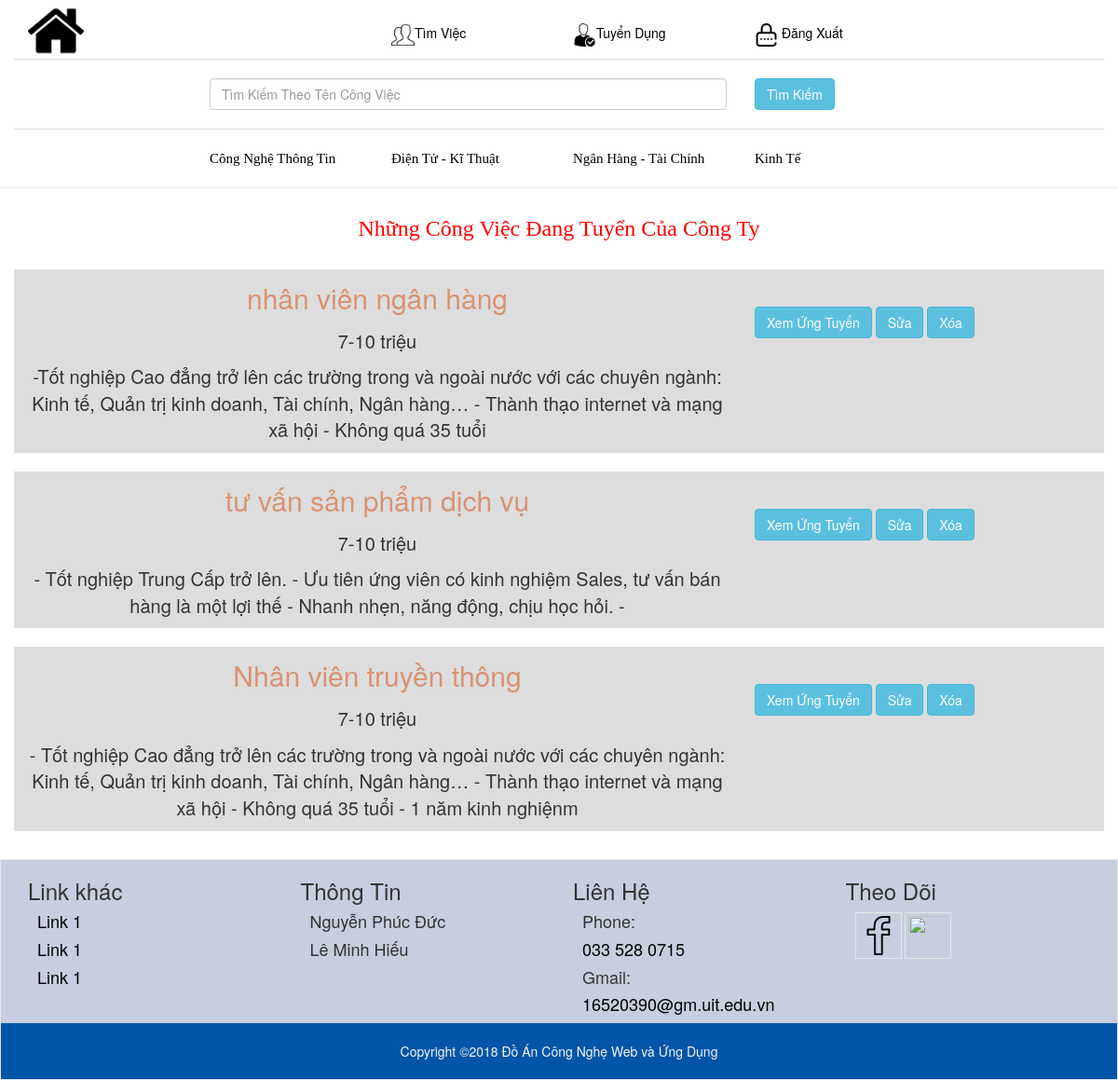
Page /QLTinDang.php (signed in) on the committed database.
### tables this page shows
CREATE TABLE `congviec` (
  `MaCongViec` int(10) NOT NULL,
  `TenCongViec` varchar(255) NOT NULL,
  `MoTaCongViec` text NOT NULL,
  `MucLuongCongViec` varchar(255) NOT NULL,
  `YeuCauCongViec` text NOT NULL,
  `TinhChatCongViec` int(10) NOT NULL,
  `SoLuongCongViec` int(10) NOT NULL,
  `AnhCongViec` varchar(255) NOT NULL,
  `NganhCongViec` int(10) NOT NULL,
  `MaCongTy` int(10) NOT NULL
);

### QLTinDang.php (the view, shortened to what this page needs)
<?php
include('header.php');
?>
<link rel="stylesheet" href="css/stylesQLTinDang.css">
<?php
	$MaUser = $_SESSION['mauser'];
	$db = mysqli_connect('localhost', 'root', '', 'dataweb');
	mysqli_set_charset($db, "utf8");
            $getCty = mysqli_query($db,"SELECT MaCongTy FROM congty WHERE  IDuser = $MaUser");
            $arrCty = mysqli_fetch_array($getCty);
            $res =  mysqli_query($db,"SELECT * FROM congty WHERE  MaCongTy = $MaUser");
            $res1 = mysqli_fetch_array($res);
            $Macty = (int)$arrCty['MaCongTy'];
            $result = mysqli_query($db,"SELECT DISTINCT TenCongViec,MaCongViec,MucLuongCongViec,YeuCauCongViec FROM congviec WHERE  MaCongTy = $Macty ");
            ?>
<section>
    <div class="container">
        <?php
            if($Macty !=0){
                ?>
                <h3 class="QLTinDang_title" > Những Công Việc Đang Tuyển Của Công Ty <?php  echo $res1['TenCongTy'];?></h3>
                <?php
            }
            else{
                ?>
                <h3 class="QLTinDang_title">Công Ty của bạn hiện chưa tuyển công việc nào</h3>
                <?php
            }
			?>
				<?php
				while($row = mysqli_fetch_array($result))
				{
					?>
					<div class="row QLTinDang_paddingg">
						<div class="col-md-8">
							<div class="QLTinDang_ChiTietCongViec">
									<p class="QLTinDang_TenCongViec">
										<?php echo $row["TenCongViec"]; ?>
									</p>
									<div class="QLTinDang_show-hide">
									<p class="QLTinDang_MucLuongCongViec">
										<?php echo $row['MucLuongCongViec'];?>
									</p>
									<p class="QLTinDang_YeuCauCongViec"><?php echo $row['YeuCauCongViec'];?></p>
									</div>
							</div>
						</div>
						<div class="col-md-4 QLTinDang_button_xem">
								<a href="/XemUngTuyen.php?idXemUngTuyenCongViec=<?php echo $row['MaCongViec'];?>" class="btn btn-info">
									Xem Ứng Tuyển
								</a>
								<a href="/SuaCongViec.php?idEditCongViec=<?php echo $row['MaCongViec'];?>" class="btn btn-info">
									Sửa
								</a>
								<a href="/XoaCongViec.php?idDeleteCongViec=<?php echo $row['MaCongViec'];?>" class="btn btn-info">
									Xóa
								</a>
						</div>
					</div>
					<?php
				}
				?>
    </div>
</section>
<?php
include('footer.php');
?>

### css/stylesHeader.css (style rules this page uses)
.QLTinDang_title { margin: 30px 0; margin-left:100; text-align: center; font-family: Comic sans MS; color:red; }
.QLTinDang_paddingg { margin-top:20px; padding-top:10px; }
.QLTinDang_TenCongViec { font-size:30px; text-align:center; }
.QLTinDang_show-hide p { font-size:20px; text-align:center; }

### css/stylesQLTinDang.css (style rules this page uses)
.QLTinDang_paddingg { background-color:#ddd; }
.QLTinDang_button_xem { margin-top: 30px; }
.QLTinDang_TenCongViec { color: #d89371; }

### rows in the picture
congviec: TenCongViec "nhân viên ngân hàng", MucLuongCongViec "7-10 triệu", YeuCauCongViec "-Tốt nghiệp Cao đẳng trở lên các trường trong và ngoài nước với các chuyên ngành: Kinh tế, Quản trị kinh doanh, Tài chính, Ngân hàng… - Thành thạo internet và mạng xã hội - Không quá 35 tuổi"
congviec: TenCongViec "tư vấn sản phẩm dịch vụ", MucLuongCongViec "7-10 triệu", YeuCauCongViec "- Tốt nghiệp Trung Cấp trở lên. - Ưu tiên ứng viên có kinh nghiệm Sales, tư vấn bán hàng là một lợi thế - Nhanh nhẹn, năng động, chịu học hỏi. -"
congviec: TenCongViec "Nhân viên truyền thông", MucLuongCongViec "7-10 triệu", YeuCauCongViec "- Tốt nghiệp Cao đẳng trở lên các trường trong và ngoài nước với các chuyên ngành: Kinh tế, Quản trị kinh doanh, Tài chính, Ngân hàng… - Thành thạo internet và mạng xã hội - Không quá 35 tuổi - 1 năm kinh nghiệnm"
